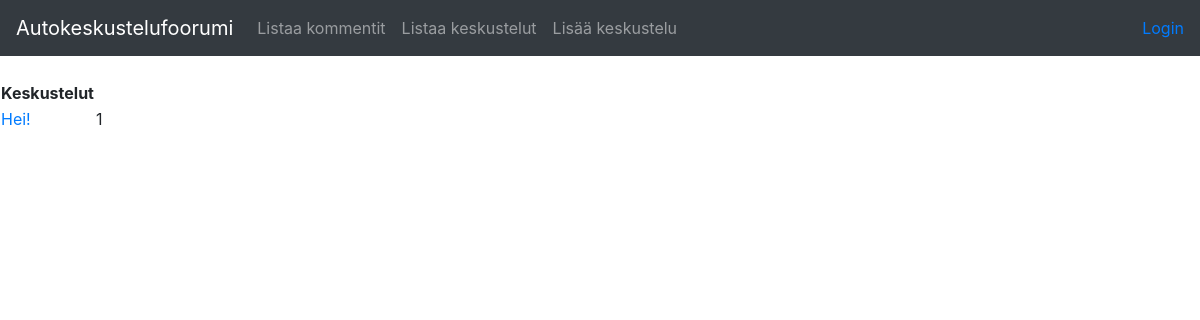
/conversations, run on an earlier commit of the app's database.
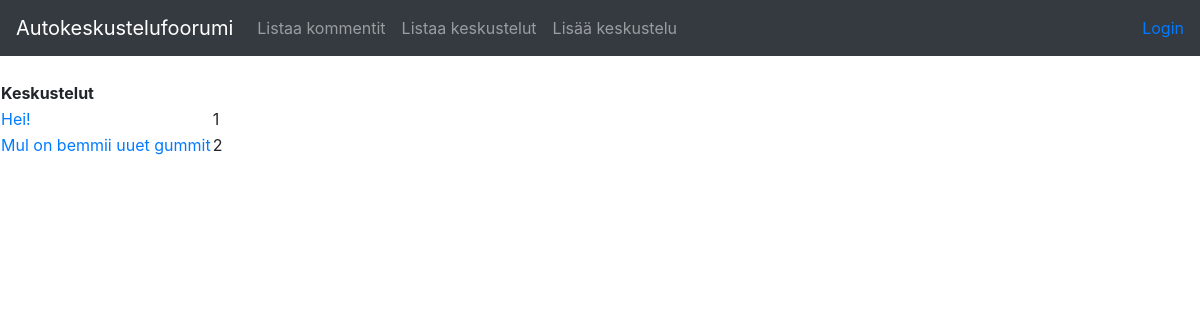
And on a later commit of the database.
### application/conversations/models.py (models this page shows, shortened)
class Conversation(Base):
    __tablename__ = "conversation"
    name = db.Column(db.String(144), nullable=False)

### application/conversations/views.py (the view)
@app.route("/conversations", methods=["GET"])
def conversations_index():
    return render_template("conversations/list.html", conversations = Conversation.query.all())

### application/templates/conversations/list.html (shortened to what this page needs)
{% extends "layout.html" %}
{% block body %}
  <table>
    <tr>
      <th>Keskustelut</th>
      <th></th>
    </tr>
    {% for conversation in conversations %}
    <tr>
      <td><a href="{{ url_for('conversation_view', conversation_id = conversation.id) }}"> {{ conversation.name }} </a></td>
      <td>{{ conversation.id }}</td>
    </tr>
    {% endfor %}
  </table>
{% endblock %}

What changed in the data, as far as the page shows it:
added Conversation: name "Mul on bemmii uuet gummit", id "2"
